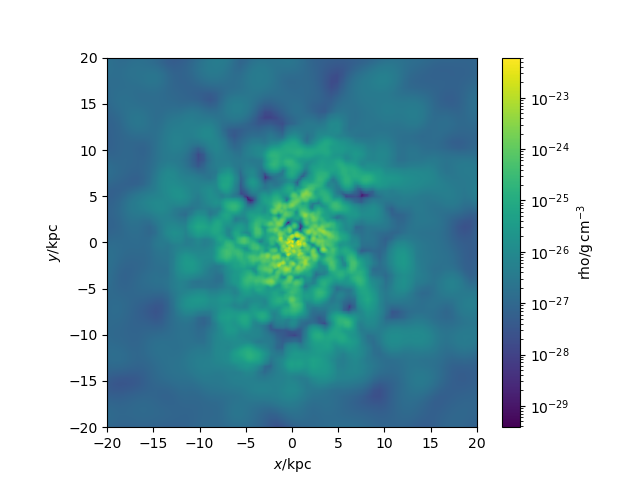

Recreate this plot in Python.
#galaxy 223 gas density code with BH pos
import pynbody
import pynbody.plot.sph as sph
import matplotlib.pyplot as plt

#loading snapshot
s=pynbody.load('/mnt/data0/jillian/gguaman/r223/cosmo25p.768sg1bwK1BHe75.007779')

#setting to physical units
s.physical_units()

#centering halo and aligning disk
pynbody.analysis.angmom.faceon(s)

#creating gas density slice
sph.image(s.g,qty="rho",units="g cm^-3",width=40)

#plt.show()
plt.savefig("galaxy223_dens.png")
